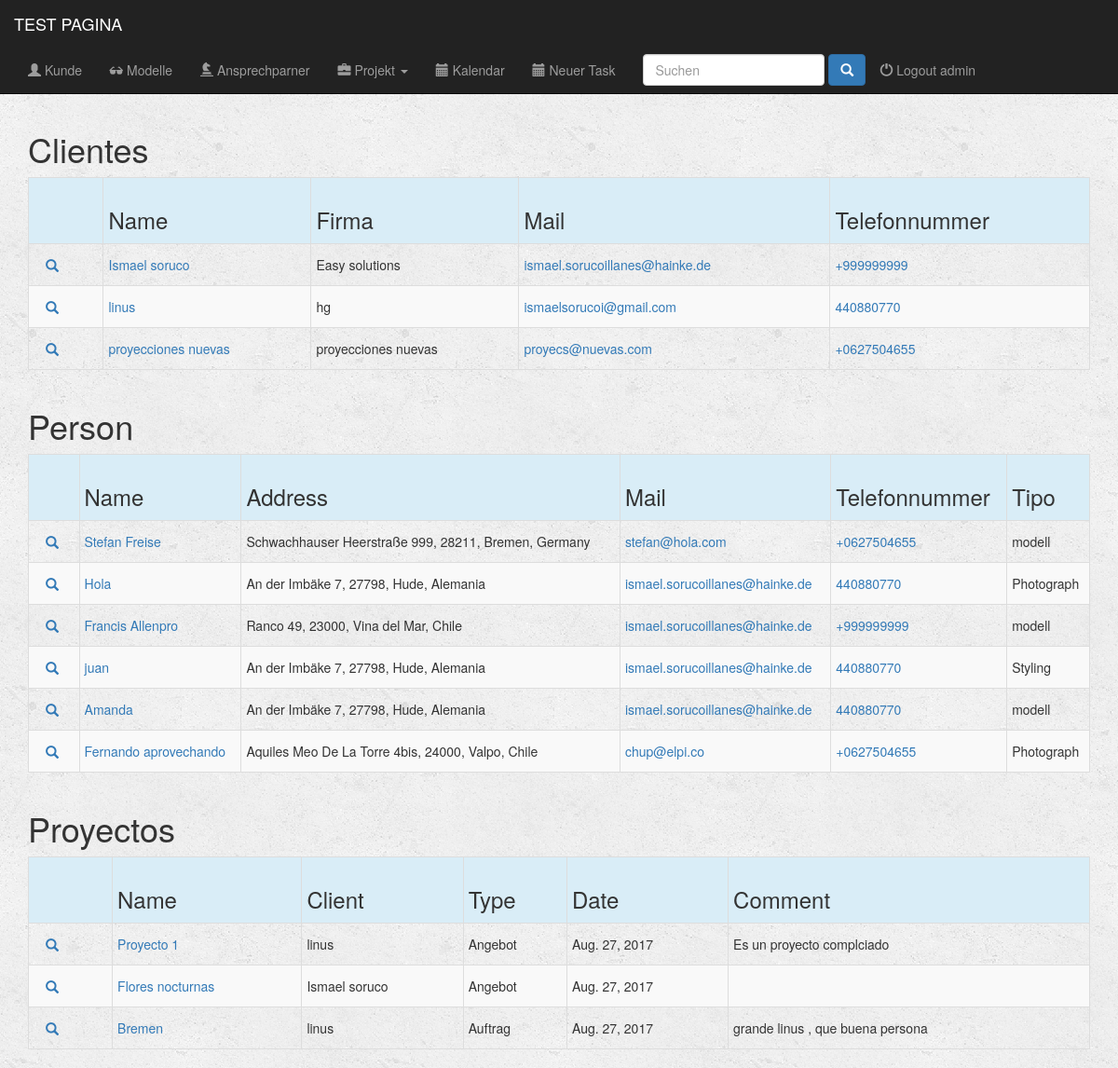
Page /apli/busca/ (signed in) on the earlier database version.
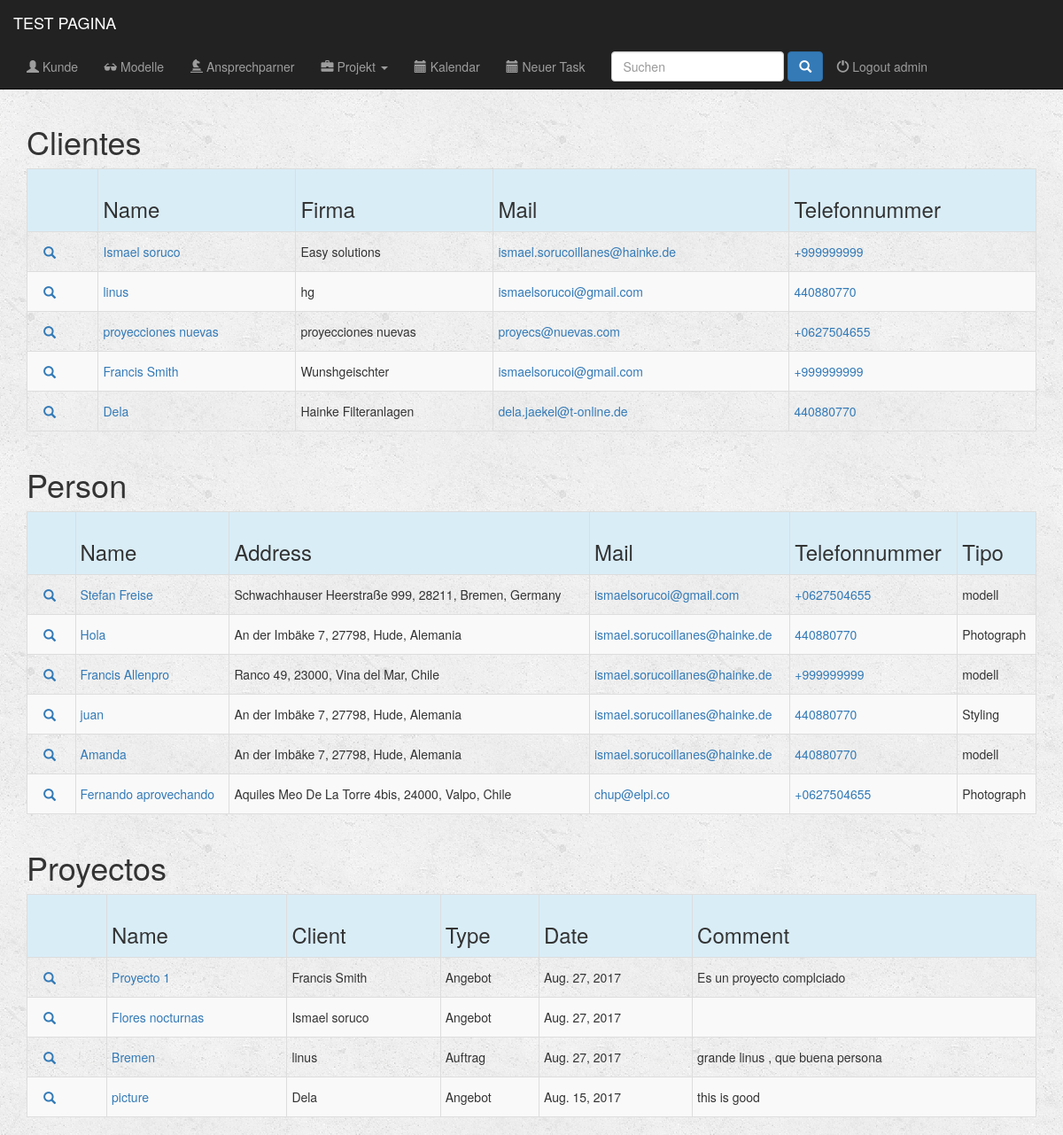
Same page on the later database version.
### apli/models.py (models this page shows, shortened)
class Client(models.Model):
    name = models.CharField(max_length=200)
    name_short = models.CharField(max_length=100, blank=True)
    company = models.CharField(max_length=200, blank=True)
    company_short = models.CharField(max_length=100, blank=True)
    country = models.CharField(max_length=50, blank=True)
    city = models.CharField(max_length=50, blank=True)
    zip_code = models.CharField(max_length=15, blank=True)
    address = models.CharField(max_length=100, blank=True)
    email = models.EmailField()
    phone_regex = RegexValidator(regex=r'^\+?1?\d{9,15}$', message="Phone number must be entered in the format: '+999999999'. Up to 15 digits allowed.")
    phone = models.CharField(validators=[phone_regex], max_length=15)
    comment = models.CharField(max_length=500, blank=True)
    class Meta:
        verbose_name = 'Client'
        verbose_name_plural = 'Clients'
    def __str__(self):
        return self.name

class Person(models.Model):
    name = models.CharField(max_length=200)
    name_short = models.CharField(max_length=100, blank=True)
    company = models.CharField(max_length=200, blank=True)
    company_short = models.CharField(max_length=100, blank=True)
    agent = models.CharField(max_length=200, blank=True)
    agent_short = models.CharField(max_length=100, blank=True)
    country = models.CharField(max_length=50, blank=True)
    city = models.CharField(max_length=50, blank=True)
    zip_code = models.CharField(max_length=15, blank=True)
    address = models.CharField(max_length=100, blank=True)
    email = models.EmailField()
    phone_regex = RegexValidator(regex=r'^\+?1?\d{9,15}$', message="Phone number must be entered in the format: '+999999999'. Up to 15 digits allowed.")
    phone = models.CharField(validators=[phone_regex], max_length=15)
    comment = models.CharField(max_length=500, blank=True)
    sedcard = models.BooleanField(default=False)
    statut = models.CharField(max_length=15, choices=(('modell', 'Modelo'), ('Photograph', 'Fotografo'), ('Make Up', 'Make Up'), ('Styling', 'Styling'), ('Rrhh', 'Recursos Humanos'), ('verschieden', 'Otro')), default='Modell')
    bank_regex = RegexValidator(regex=r'^DE\d{2}\s?([0-9a-zA-Z]{4}\s?){4}[0-9a-zA-Z]{2}$', message="Bank account must be entered in the format: 'DE12 3456 7890 1234 5678 90'. Up to 27 digits allowed.")
    bank_account = models.CharField(validators=[bank_regex], max_length=27)
    website = models.CharField(max_length=200, blank=True)
    class Meta:
        verbose_name = 'Person'
        verbose_name_plural = 'Persons'

class Project(models.Model):
    name = models.CharField(max_length=200)
    client = models.ForeignKey(Client, on_delete=models.CASCADE)
    start = models.DateField()
    finish = models.DateField()
    user = models.ForeignKey(User, on_delete=models.CASCADE)
    comment = models.CharField(max_length=500, blank=True)
    sort = models.CharField(max_length=8, choices=(('Angebot', 'angebot'), ('Auftrag', 'aufttrag'), ('Job', 'job'),), default='Angebot')
    statut = models.CharField(max_length=9, choices=(('Project', 'project'), ('Bestätigung', 'confirmed'), ('Fertig', 'realized'), ('bezhal', 'acquitted'), ('Absagen', 'canceled'),), default='Project')
    all_day = models.IntegerField(null=True, blank=True)
    half_day = models.IntegerField(null=True, blank=True)
    half_day_price_pro = models.IntegerField(null=True, blank=True)
    all_day_price_pro = models.IntegerField(null=True, blank=True)
    over_price_pro = models.IntegerField(null=True, blank=True)
    all_in_price_pro = models.IntegerField(null=True, blank=True)
    half_day_price_semipro = models.IntegerField(null=True, blank=True)
    all_day_price_semipro = models.IntegerField(null=True, blank=True)
    over_price_semipro = models.IntegerField(null=True, blank=True)
    all_in_price_semipro = models.IntegerField(null=True, blank=True)
    country = models.CharField(max_length=50, blank=True)
    city = models.CharField(max_length=50, blank=True)
    zip_code = models.CharField(max_length=15, blank=True)
    address = models.CharField(max_length=100, blank=True)
    comment_address = models.CharField(max_length=500, blank=True)
    honorary_base = models.IntegerField(null=True, blank=True)
    honorary_plus = models.IntegerField(null=True, blank=True)
    quantity_models_honorary_plus = models.IntegerField(null=True, blank=True)
    ms_price = models.IntegerField(null=True, blank=True)
    ms_hours = models.IntegerField(null=True, blank=True)
    requirement_price = models.IntegerField(null=True, blank=True)
    requirement_hours = models.IntegerField(null=True, blank=True)
    requisiten_price_for_each_model = models.IntegerField(null=True, blank=True)
    other_title = models.CharField(max_length=50, blank=True)
    other_description = models.CharField(max_length=200, blank=True)
    other_price = models.IntegerField(null=True, blank=True)
    other_hours = models.IntegerField(null=True, blank=True)
    photo_price = models.IntegerField(null=True, blank=True)
    photo_hours = models.IntegerField(null=True, blank=True)
    total_price = models.IntegerField(null=True, blank=True)
    tax = models.IntegerField(default=19)

### apli/views.py (the view)
@login_required(login_url='/register/login/')
def busca(request):
    query = request.GET.get("q")
    querysetClients = Client.objects.all()
    if query:
        querysetClients = querysetClients.filter(
            Q(name__icontains=query)
        ).distinct()
    querysetPersons = Person.objects.all()
    if query:
        querysetPersons = querysetPersons.filter(
            Q(name__icontains=query)|
            Q(email__icontains=query)
        ).distinct()
    querysetProjects = Project.objects.all()
    if query:
        querysetProjects = querysetProjects.filter(
            Q(name__icontains=query)
        ).distinct()
    return render(request, 'apli/busca/busca.html', {"busca_clients": querysetClients, "busca_persons": querysetPersons, "busca_projects": querysetProjects})

### apli/templates/apli/busca/busca.html (shortened to what this page needs)
{% extends 'apli/base.html' %}
{% block body %}
    <div class="container">
        {% if busca_clients %}
            <p><h1>Clientes</h1></p>
            <div class="table-responsive">
                <table class="table table-striped table-hover table-condensed table-bordered">
                    <tr class="active info">
                        <th></th>
                        <th><h3 class="form-control-static">Name</h3></th>
                        <th><h3 class="form-control-static">Firma</h3></th>
                        <th><h3 class="form-control-static">Mail</h3></th>
                        <th><h3 class="form-control-static">Telefonnummer</h3></th>
                    </tr>
                    {% for client in busca_clients %}
                        <tr>
                            <td>
                                <div class=" btn-group-xs">
                                    <div class="">
                                        <a href="{% url 'detail_client' client.id %}" class="btn btn-link btn-link glyphicon glyphicon-search"></a>
                                    </div>
                                </div>
                            </td>
                            <td><a href="{% url 'detail_client' client.id %}" ><p class="form-control-static">{{client.name}}</p></a></td>
                            <td><a href=""></a><p class="form-control-static">{{client.company}}</p></a></td>
                            <td><a href="mailto:{{ client.email }}"><p class="form-control-static">{{client.email}}</p></a></td>
                            <td><a href="tel:{{ client.phone }}"><p class="form-control-static">{{client.phone}}</p></a></td>
                        </tr>
                    {% endfor %}
                </table>
            </div>
        {% endif %}
    </div>
    <div class="container">
        {% if busca_persons %}
            <p><h1>Person</h1></p>
            <div class="table-responsive">
                <table class="table table-striped table-hover table-condensed table-bordered">
                    <tr class="active info">
                        <th></th>
                        <th><h3 class="form-control-static">Name</h3></th>
                        <th><h3 class="form-control-static">Address</h3></th>
                        <th><h3 class="form-control-static">Mail</h3></th>
                        <th><h3 class="form-control-static">Telefonnummer</h3></th>
                        <th><h3 class="form-control-static">Tipo</h3></th>
                    </tr>
                    {% for persona in busca_persons %}
                        <tr>
                            <td>
                                <div class=" btn-group-xs">
                                    <div class="">
                                        <a href="{% url 'detail_model' persona.id %}" class="btn btn-link btn-link glyphicon glyphicon-search"></a>
                                    </div>
                                </div>
                            </td>
                            <td><a href="{% url 'detail_model' persona.id %}" ><p class="form-control-static">{{persona.name}}</p></a></td>
                            <td><a href=""></a><p class="form-control-static">{{persona.address }}, {{persona.zip_code }}, {{persona.city }}, {{persona.country }}</p></a></td>
                            <td><a href="mailto:{{ persona.email }}"><p class="form-control-static">{{persona.email}}</p></a></td>
                            <td><a href="tel:{{ persona.telephone }}"><p class="form-control-static">{{persona.phone}}</p></a></td>
                            <td><a href=""></a><p class="form-control-static">{{persona.statut}}</p></a></td>
                        </tr>
                    {% endfor %}
                </table>
            </div>
        {% endif %}
    </div>
    <div class="container">
        {% if busca_projects %}
            <p><h1>Proyectos</h1></p>
            <div class="table-responsive">
                <table class="table table-striped table-hover table-condensed table-bordered">
                    <tr class="active info">
                        <th></th>
                        <th><h3 class="form-control-static">Name</h3></th>
                        <th><h3 class="form-control-static">Client</h3></th>
                        <th><h3 class="form-control-static">Type</h3></th>
                        <th><h3 class="form-control-static">Date</h3></th>
                        <th><h3 class="form-control-static">Comment</h3></th>
                    </tr>
                    {% for proyecto in busca_projects %}
                        <tr>
                            <td>
                                <div class=" btn-group-xs">
                                    <div class="">
                                        <a href="{% url 'detail_project' proyecto.id %}" class="btn btn-link btn-link glyphicon glyphicon-search"></a>
                                    </div>
                                </div>
                            </td>
                            <td><a href="{% url 'detail_project' proyecto.id %}" ><p class="form-control-static">{{proyecto.name}}</p></a></td>
                            <td><a href=""></a><p class="form-control-static">{{proyecto.client}}</p></a></td>
                            <td><a href=""></a><p class="form-control-static">{{proyecto.sort}}</p></a></td>
                            <td><a href=""></a><p class="form-control-static">{{proyecto.start}}</p></a></td>
                            <td><a href=""></a><p class="form-control-static">{{proyecto.comment}}</p></a></td>
                        </tr>
                    {% endfor %}
                </table>
            </div>
        {% endif %}
    </div>
{% endblock %}

### apli/templates/apli/base.html (shortened to what this page needs)
{% load fullcalendar_tags %}
{% load static from staticfiles %}
<!DOCTYPE html>
<html lang="en">
    <head>
        {% fullcalendar_css %}
        {% fullcalendar_print_css %}
        <link rel="stylesheet" href="https://maxcdn.bootstrapcdn.com/bootstrap/3.3.6/css/bootstrap.min.css">
        <link rel="stylesheet" type="text/css" href="{% static 'apli/style.css' %}"/>
    </head>
    <body>
        <div class="container-fluid">
            <header>
                <div="row">
                    <nav class="navbar navbar-inverse navbar-fixed-top" role="navigation">
                        <div class="container-fluid">
                            <div class="navbar-header">
                                <a href="{% url 'dashboard' %}" class="navbar-brand">TEST PAGINA</a>
                            </div>
                            <div class="collapse navbar-collapse" id="topNavBar">
                                <ul class="nav navbar-nav">
                                    <li role="presentation" class="{% block clients_active %}{% endblock %}"><a href="{% url 'index_client' %}"><span class="glyphicon glyphicon-user" aria-hidden="true"></span> Kunde</a></li>
                                    <li role="presentation" class="{% block models_active %}{% endblock %}"><a href="{% url 'index_model' %}"><span class="glyphicon glyphicon-sunglasses" aria-hidden="true"></span> Modelle</a></li>
                                    <li role="presentation" class="{% block personas_active %}{% endblock %}"><a href="{% url 'index_person' %}"><span class="glyphicon glyphicon-knight" aria-hidden="true"></span> Ansprechparner</a></li>
                                    <li class="dropdown">
                                        <a href="#" class="dropdown-toggle {% block cotizaciones_active %}{% endblock %}" data-toggle="dropdown" role="button" aria-expanded="false">
                                            <span class="glyphicon glyphicon-briefcase" aria-hidden="true" class="{% block projects_active %}{% endblock %}"></span>
                                            Projekt
                                            <span class="caret"></span>
                                        </a>
                                    </li>
                                    <li role="presentation" class="{% block calendario_active %}{% endblock %}"><a href="{% url 'calendar_by_user' %}"><span class="glyphicon glyphicon-calendar" aria-hidden="true"></span> Kalendar</a></li>
                                    <li role="presentation" class="{% block task_active %}{% endblock %}}"><a href="{% url 'index_task' %}"><span class="glyphicon glyphicon-calendar" aria-hidden="true"></span> Neuer Task</a></li>
                                    <li role="presentation" >
                                        <form  method="GET" action="{% url 'busca' %}" class="navbar-form navbar-right" role="search" >
                                            <input type="text" placeholder="Suchen" class="form-control" name="q" value="{{ request.GET.q }}">
                                            <button type="submit" class="btn btn-primary ">
                                                <span class="glyphicon glyphicon-search"></span>
                                            </button>
                                        </form>
                                     </li>
                                    <div class= "nav navbar-nav" >
                                        {% if request.user.is_authenticated %}
                                            <li role="presentation" class="pull-right"><a href="{% url 'logout' %}" > <span class="glyphicon glyphicon-off" aria-hidden="true"></span> Logout {{ user }} </a></li>
                                        {% endif %}
                                    </div>
                                </ul>
                            </div>
                        </div>
                    </nav>
                </div>
        {% block body %}
        {% endblock %}
    </body>
</html>

Differences in the rows shown:
added Client: name "Francis Smith", company "Wunshgeischter", email "ismaelsorucoi@gmail.com", phone "+999999999"
added Client: name "Dela", company "Hainke Filteranlagen", email "dela.jaekel@t-online.de", phone "440880770"
changed Person "Stefan Freise": email "stefan@hola.com" → "ismaelsorucoi@gmail.com"
changed Project "Proyecto 1": client "linus" → "Francis Smith"
added Project: name "picture", client "Dela", sort "Angebot", start "Aug. 15, 2017", comment "this is good"
